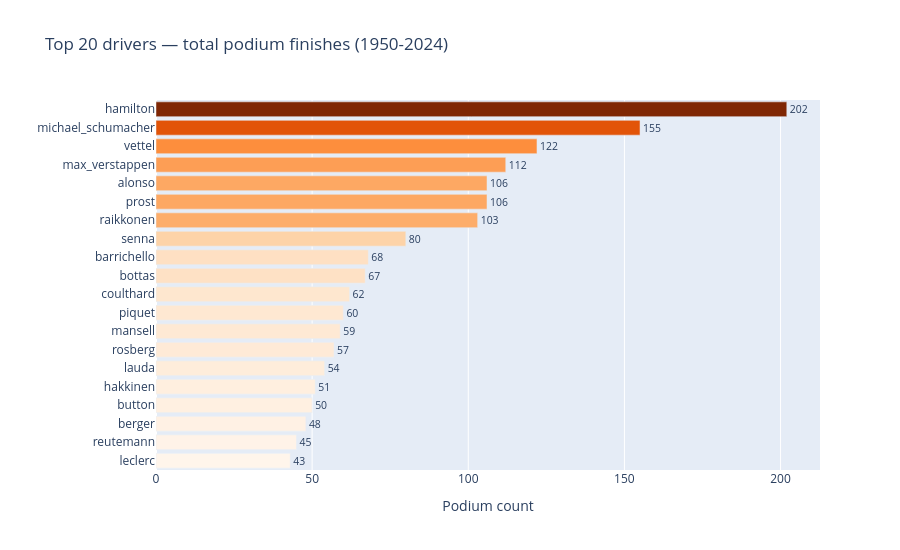

The notebook cell this image was saved under:
### Code cell
top_drivers = (
    df.groupby('driverRef')['podium']
    .sum()
    .sort_values(ascending=False)
    .head(20)
    .reset_index()
    .rename(columns={'podium': 'podiums'})
)

fig = px.bar(
    top_drivers, x='podiums', y='driverRef',
    orientation='h',
    title='Top 20 drivers — total podium finishes (1950-2024)',
    labels={'podiums': 'Podium count', 'driverRef': ''},
    color='podiums', color_continuous_scale='Oranges',
    text='podiums'
)
fig.update_traces(textposition='outside')
fig.update_layout(yaxis={'categoryorder': 'total ascending'},
                  coloraxis_showscale=False, height=550)
fig.show()

### Figure 1 — Plotly figure (JSON) as saved in the notebook; plotly's stock layout.template omitted (floating-point values rounded to 4 significant figures)
{"data": [{"hovertemplate": "Podium count=%{marker.color}<br>=%{y}<extra></extra>", "legendgroup": "", "marker": {"color": [202, 155, 122, 112, 106, 106, 103, 80, 68, 67, 62, 60, 59, 57, 54, 51, 50, 48, 45, 43], "coloraxis": "coloraxis", "pattern": {"shape": ""}}, "name": "", "orientation": "h", "showlegend": false, "text": [202.0, 155.0, 122.0, 112.0, 106.0, 106.0, 103.0, 80.0, 68.0, 67.0, 62.0, 60.0, 59.0, 57.0, 54.0, 51.0, 50.0, 48.0, 45.0, 43.0], "textposition": "outside", "type": "bar", "x": [202, 155, 122, 112, 106, 106, 103, 80, 68, 67, 62, 60, 59, 57, 54, 51, 50, 48, 45, 43], "xaxis": "x", "y": ["hamilton", "michael_schumacher", "vettel", "max_verstappen", "prost", "alonso", "raikkonen", "senna", "barrichello", "bottas", "coulthard", "piquet", "mansell", "rosberg", "lauda", "hakkinen", "button", "berger", "reutemann", "leclerc"], "yaxis": "y"}], "layout": {"barmode": "relative", "coloraxis": {"colorbar": {"title": {"text": "Podium count"}}, "colorscale": [[0, "rgb(255,245,235)"], [0.125, "rgb(254,230,206)"], [0.25, "rgb(253,208,162)"], [0.375, "rgb(253,174,107)"], [0.5, "rgb(253,141,60)"], [0.625, "rgb(241,105,19)"], [0.75, "rgb(217,72,1)"], [0.875, "rgb(166,54,3)"], [1, "rgb(127,39,4)"]], "showscale": false}, "height": 550, "legend": {"tracegroupgap": 0}, "title": {"text": "Top 20 drivers — total podium finishes (1950-2024)"}, "xaxis": {"anchor": "y", "domain": [0, 1], "title": {"text": "Podium count"}}, "yaxis": {"anchor": "x", "categoryorder": "total ascending", "domain": [0, 1], "title": {"text": ""}}}}
